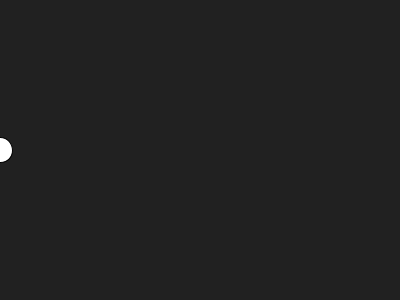
Frame 1 (no input)
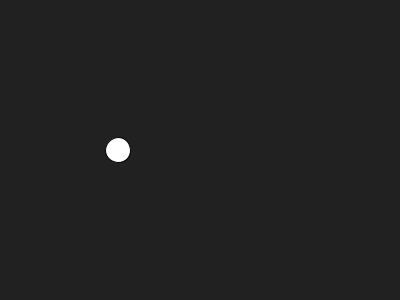
Frame 60 (the mouse pressed at the canvas centre just before this capture)
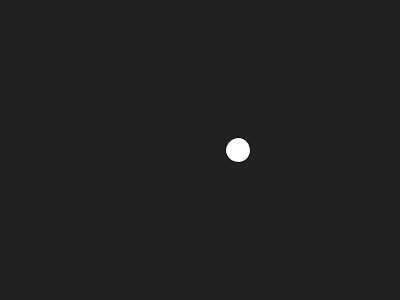
Frame 120 (the mouse held since frame 60 and released just before this capture)

The Processing sketch that drew these frames (run headless with seeded random() and noise(); from frame 60 on, the mouse is pressed at the canvas centre):

// Processing sketch: firstIfs
// ── firstIfs.pde
float xPos; 
float xDir = 2;
void setup() {
  size(400, 300); 
  xPos = 0;
}

void draw() {
  background(33);
  ellipse(xPos, height/2, 25, 25);  
  xPos += xDir;

  if (xPos >= width) {
    // do something
    xDir = xDir * -1;
  }

  if (xPos <= 0) {
    xDir = xDir * -1;
  }
  println(xDir);
}
